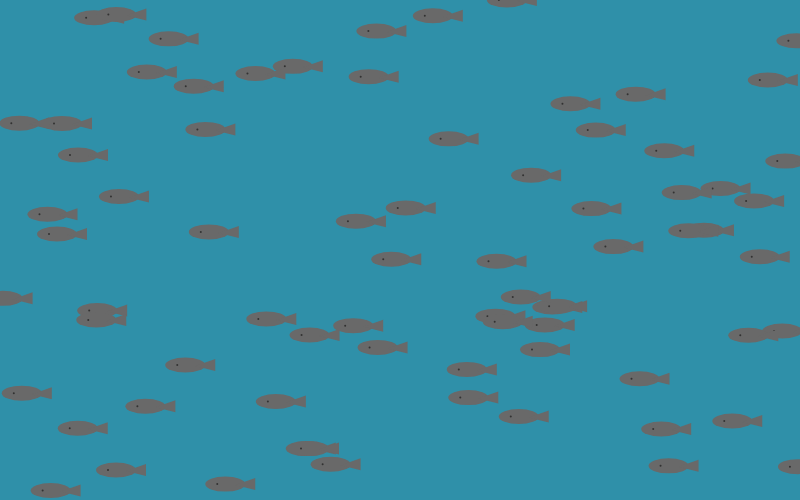
Frame 1 (no input)
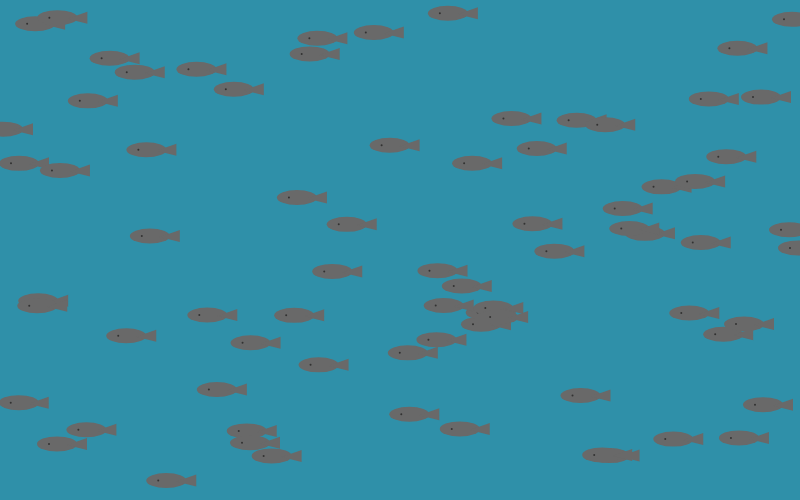
Frame 60 (no input)
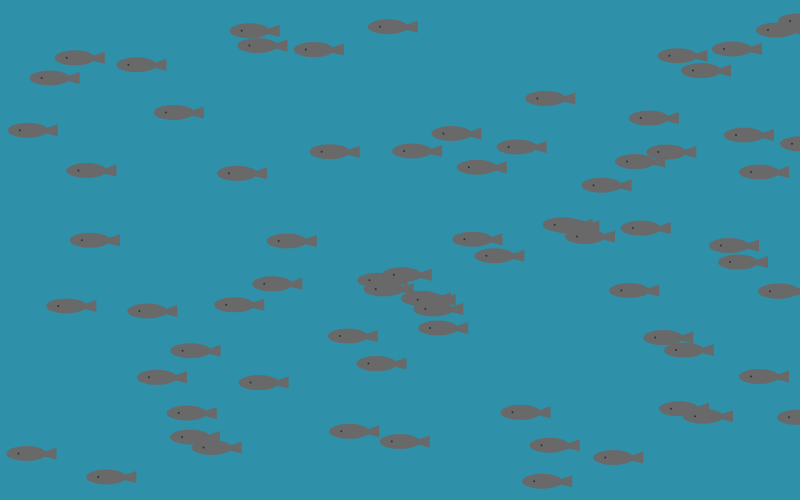
Frame 120 (the mouse pressed at the canvas centre since frame 60)

The p5.js sketch that drew these frames (run headless with seeded random() and noise() and a simulated clock; from frame 60 on, the mouse is pressed at the canvas centre):

// p5.js sketch
// ── sketch.js
let NUM_OF_PARTICLES = 75;
let particles = [];
let r, g, b;

function setup() {
  let canvas = createCanvas(800, 500);
  canvas.id("p5-canvas");

  for (let i = 0; i < NUM_OF_PARTICLES; i++) {
    particles.push(new Particle(random(width), random(height)));
  }
}

function draw() {
  background(47, 144, 169);

  for (let i = 0; i < particles.length; i++) {
    let p = particles[i];
    p.move();
    p.reappear();
    p.display();
  }

}

//

class Particle {
  constructor(x, y) {
    // properties
    this.x = x;
    this.y = y;
    this.xSpd = -1; //random(-0.5, 0.5);
    this.ySpd = random(-0.5, 0.5);
    this.dia = 40;
  }
  // methods
  reappear() {
    if (this.x < 0) {
      this.x = width;
    } else if (this.x > width) {
      this.x = 0;
    }
    if (this.y < 0) {
      this.y = height;
    } else if (this.y > height) {
      this.y = 0;
    }
  }
  move() {
    this.x += this.xSpd;
    this.y += this.ySpd;
  }

  display() {
    push();
    translate(this.x, this.y);
    noStroke();
    fill(105);

    ellipse(0, 0, this.dia, 15);
    triangle(30, -6, 10, 1, 30, 6);
    fill(50);
    circle(-8, 0, 2);

    pop();
  }
}
// ── style.css
/* credit to https://codepen.io/alvarotrigo/pen/PoKMyzO for the text wave animation tutorial */

* {
  margin: 0;
  padding: 0;
  box-sizing: border-box;
  font-family: "Poppins", sans-serif;
}

body {
  display: flex;
  background: #000;
  min-height: 100vh;
  align-items: center;
  justify-content: center;
}

.content {
    position:absolute;
    left: 455px;
    top: 100px;
}

.content h2 {
  color: #fff;
  font-size: 8em;
  position: absolute;
  transform: translate(-50%, -50%);
}

.content h2:nth-child(1) {
  color: transparent;
  -webkit-text-stroke: 2px #03a9f4;
}

.content h2:nth-child(2) {
  color: #03a9f4;
  animation: animate 4s ease-in-out infinite;
}

.bottomtext p {
    position:absolute;
    left: 440px;
    top: 730px;
    font-family: "Poppins", sans-serif;
    color: #03a9f4;
    font-size: 36px;
}


@keyframes animate {
  0%,
  100% {
    clip-path: polygon(
      0% 45%,
      16% 44%,
      33% 50%,
      54% 60%,
      70% 61%,
      84% 59%,
      100% 52%,
      100% 100%,
      0% 100%
    );
  }

  50% {
    clip-path: polygon(
      0% 60%,
      15% 65%,
      34% 66%,
      51% 62%,
      67% 50%,
      84% 45%,
      100% 46%,
      100% 100%,
      0% 100%
    );
  }
}


canvas {
    position: absolute;
    left: 325px;
    top: 200px;
    border-style: solid;
    border-width: 20px;
    border-color: rgb(194, 191, 191);
    border-radius: 10px;
  }  
